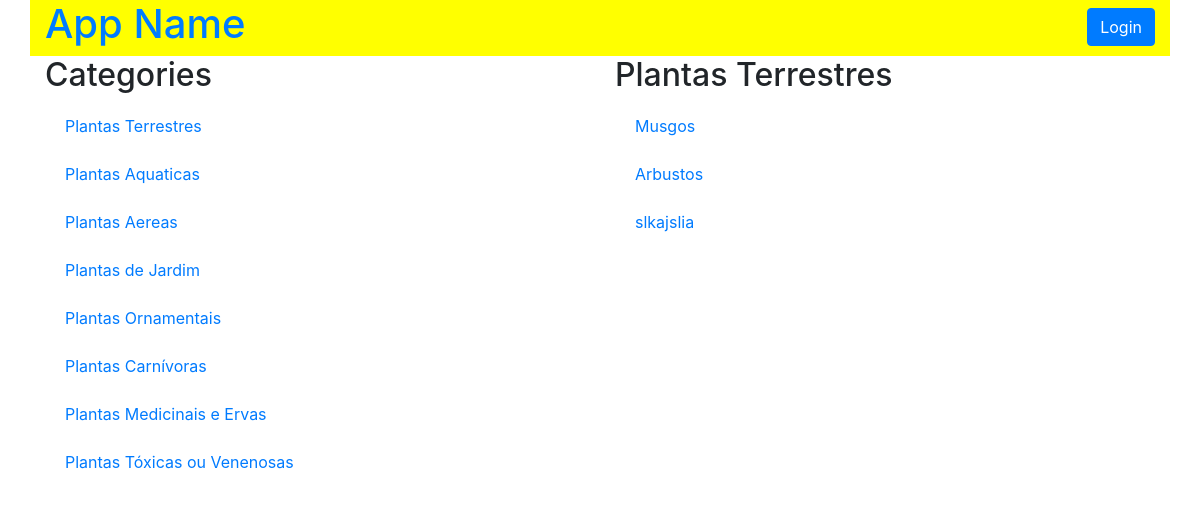
The page /category/1/items on the database its author committed.
### models.py (models this page shows, shortened)
class Category(Base):
    __tablename__ = 'category'
    id = Column(Integer, primary_key=True)
    name = Column(String(50), nullable=False)
    user_id = Column(Integer, ForeignKey('user.id'))
    user = relationship(User)

class Item(Base):
    __tablename__ = 'item'
    id = Column(Integer, primary_key=True)
    name = Column(String(50), nullable=False)
    description = Column(String(1000), nullable=False)
    category_id = Column(Integer, ForeignKey('category.id'))
    category = relationship(Category)
    user_id = Column(Integer, ForeignKey('user.id'))
    user = relationship(User)

### application.py (the view, shortened to what this page needs)
@app.route('/category/<int:category_id>/items')
def categoryFunction(category_id):
    category = session.query(Category)
    category2 = session.query(Category).filter_by(id=category_id).first()
    if not hasattr(category2, 'id'):
        return "this category not exist"
    items = session.query(Item).filter_by(category_id=category2.id)
    if 'username' not in login_session:
        if items.count() == 0:
            flash("You have no items yet!")
            return render_template(
                'publicCategory.html',
                plantas=category, plantas2=category2, itemName=items)
        else:
            return render_template(
                'publicCategory.html',
                plantas=category, plantas2=category2, itemName=items)

### templates/publicCategory.html (shortened to what this page needs)
{% extends "main.html" %}
{% block content %}
{% include "header.html" %}
    <section class="row">
      <div class="col-md-6">
        <h2>Categories</h2>
        {% for i in plantas %}
          <div class="list-group">
            <a href="{{ url_for('categoryFunction', category_id=i.id)}}" class="list-group-item" class="list-group-item">{{ i.name }}</a>
          </div>
        {% endfor %}
      </div>
      <div class="col-md-6">
        <h2>{{ plantas2.name }}</h2>
        {% for i in itemName %}
          <div class="list-group">
            <a href="{{ url_for('itemFunction', item_id=i.id, category_id=plantas2.id)}}" class="list-group-item" class="list-group-item">{{ i.name }}</a>
          </div>
        {% endfor %}
      </div>
    </section>
{% endblock %}

### static/styles.css (style rules this page uses)
.list-group-item { border: 0px; }

### rows shown on the page
Category: name "Plantas Terrestres"
Category: name "Plantas Aquaticas"
Category: name "Plantas Aereas"
Category: name "Plantas de Jardim"
Category: name "Plantas Ornamentais"
Category: name "Plantas Carnívoras"
Category: name "Plantas Medicinais e Ervas"
Category: name "Plantas Tóxicas ou Venenosas"
Item: name "Musgos"
Item: name "Arbustos"
Item: name "slkajslia"
